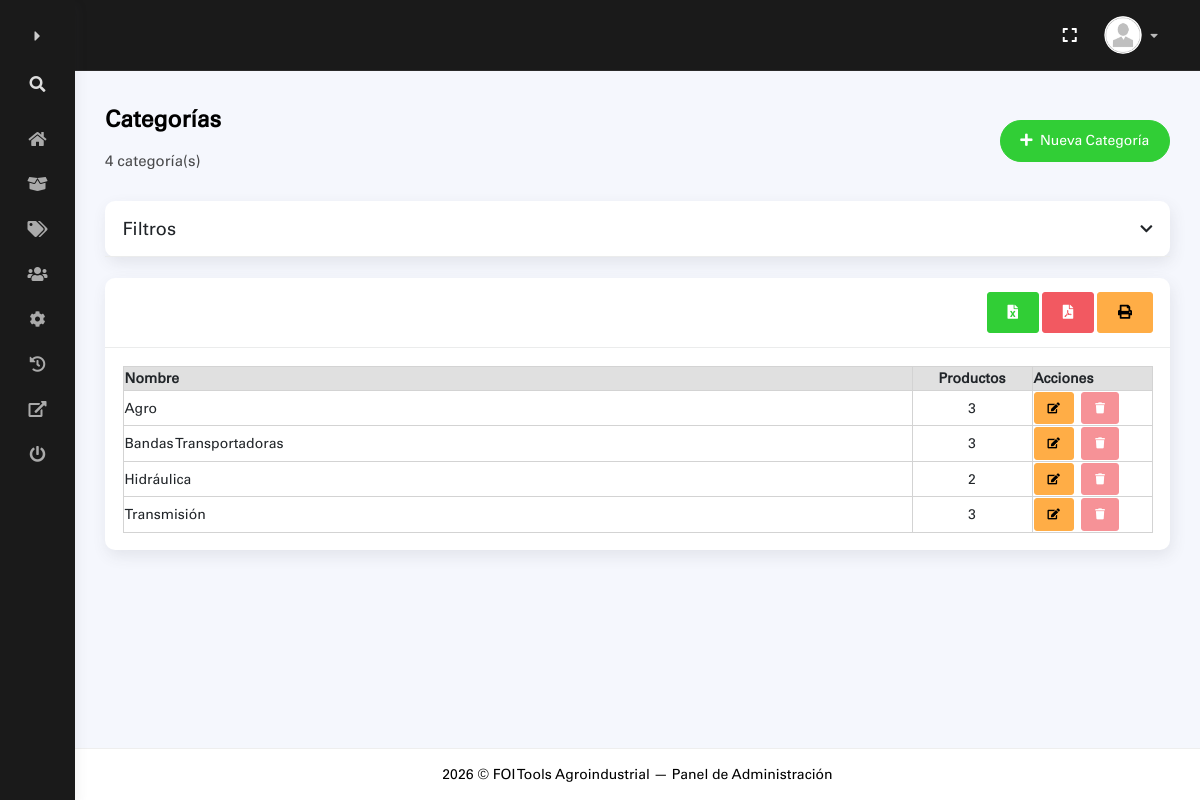
Screenshot of /admin/index.php?a=categorias (signed in) with the database file from the repository.
### tables this page shows
CREATE TABLE IF NOT EXISTS `categorias` (
    `id`         INT UNSIGNED     NOT NULL AUTO_INCREMENT,
    `nombre`     VARCHAR(100)     NOT NULL,
    `created_at` TIMESTAMP        NOT NULL DEFAULT CURRENT_TIMESTAMP,
    PRIMARY KEY (`id`),
    UNIQUE KEY `uq_categorias_nombre` (`nombre`)
);

### admin/categorias.php (the view, shortened to what this page needs)
<?php
$pdo = Conexion::get();
$categorias = $pdo->query(
    'SELECT c.id, c.nombre,
            COUNT(p.id) AS total_productos
     FROM categorias c
     LEFT JOIN productos p ON p.categoria_id = c.id
     GROUP BY c.id, c.nombre
     ORDER BY c.nombre ASC'
)->fetchAll();
?>
<div class="container">
    <div class="page-inner">
        <div class="d-flex align-items-left align-items-md-center flex-column flex-md-row pt-2 pb-4">
            <div>
                <h3 class="fw-bold mb-3">Categorías</h3>
                <h6 class="op-7 mb-2"><?= count($categorias) ?> categoría(s)</h6>
            </div>
            <div class="ms-md-auto py-2 py-md-0">
                <button class="btn btn-success btn-round" onclick="abrirModalNuevaCategoria()">
                    <i class="fas fa-plus me-1"></i> Nueva Categoría
                </button>
            </div>
        </div>
        <div class="card mb-4">
            <div class="card-header d-flex justify-content-between align-items-center toggle-filtros"
                style="cursor:pointer;" data-bs-toggle="collapse" data-bs-target="#colapsoFiltrosCategorias"
                aria-expanded="false" aria-controls="colapsoFiltrosCategorias">
                <h5 class="mb-0">Filtros</h5>
                <i class="fas fa-chevron-down icono-toggle-filtros"></i>
            </div>
        </div>
        <div class="card">
            <div class="card-header d-flex justify-content-between align-items-center flex-wrap gap-2">
                <div class="d-flex gap-1">
                    <button onclick="exportarExcelDataTables('listado_categorias','tablaCategorias')" class="btn btn-success" title="Exportar Excel">
                        <i class="fas fa-file-excel"></i>
                    </button>
                    <button onclick="exportarPdfDataTables('Categorías','listado_categorias','tablaCategorias')" class="btn btn-danger" title="Exportar PDF">
                        <i class="fas fa-file-pdf"></i>
                    </button>
                    <button onclick="imprimirPdfDataTables('Categorías','listado_categorias','tablaCategorias')" class="btn btn-warning" title="Imprimir">
                        <i class="fas fa-print"></i>
                    </button>
                </div>
            </div>
            <div class="card-body">
                <div class="table-responsive">
                    <table class="display nowrap w-100" id="tablaCategorias">
                        <thead class="bg-gray3">
                            <tr>
                                <th>Nombre</th>
                                <th class="text-center" style="width:120px;">Productos</th>
                                <th style="width:120px;">Acciones</th>
                            </tr>
                        </thead>
                        <tbody>
                            <?php foreach ($categorias as $cat): ?>
                            <tr data-nombre="<?= htmlspecialchars(mb_strtolower($cat['nombre'])) ?>"
                                data-total="<?= (int)$cat['total_productos'] ?>">
                                <td><?= htmlspecialchars($cat['nombre']) ?></td>
                                <td class="text-center"><?= (int)$cat['total_productos'] ?></td>
                                <td>
                                    <button class="btn btn-sm btn-warning me-1"
                                        onclick="abrirModalRenombrar(<?= $cat['id'] ?>, '<?= htmlspecialchars($cat['nombre'], ENT_QUOTES) ?>')"
                                        title="Renombrar">
                                        <i class="fas fa-edit"></i>
                                    </button>
                                    <button class="btn btn-sm btn-danger"
                                        <?php if ((int)$cat['total_productos'] > 0): ?>
                                            disabled title="Reasigná los productos antes de eliminar"
                                        <?php else: ?>
                                            onclick="eliminarCategoria(<?= $cat['id'] ?>, '<?= htmlspecialchars($cat['nombre'], ENT_QUOTES) ?>')"
                                        <?php endif; ?>
                                        title="Eliminar">
                                        <i class="fas fa-trash"></i>
                                    </button>
                                </td>
                            </tr>
                            <?php endforeach; ?>
                        </tbody>
                    </table>
                </div>
            </div>
        </div>
    </div>
</div>

### admin/assets/css/admin-custom.css (style rules this page uses)
:root { --foi-rojo: #CC2229; --foi-rojo-hover: #a81b21; --foi-rojo-suave: rgba(204, 34, 41, 0.12); --foi-negro: #1a1a1a; --foi-negro-light: #2a2a2a; --bg-dark: #1a1a1a; }
.icono-toggle-filtros { transition: transform 0.3s ease; }

### rows the page displays
categorias: nombre "Agro", total_productos "3"
categorias: nombre "Bandas Transportadoras", total_productos "3"
categorias: nombre "Hidráulica", total_productos "2"
categorias: nombre "Transmisión", total_productos "3"

### other values shown
count($categorias) "4"
